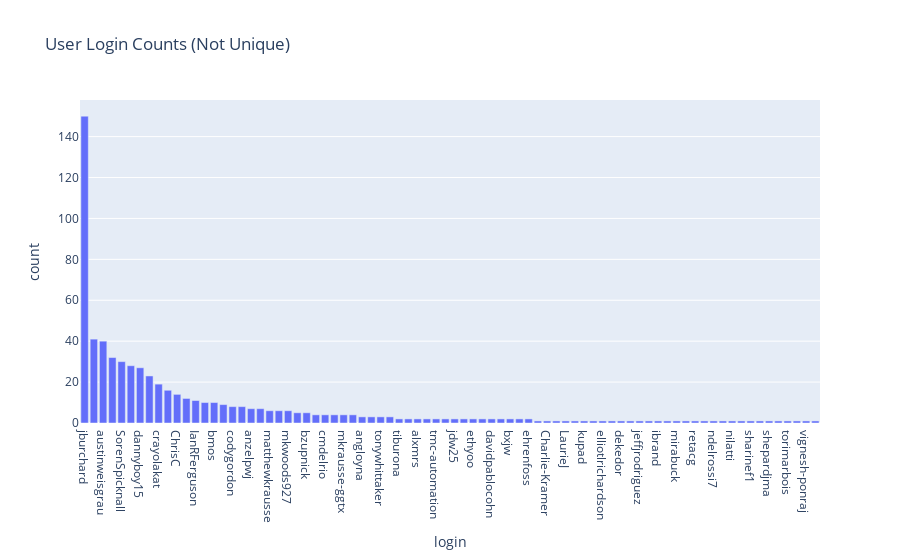

The code cell stored with this chart in its notebook:
### Markdown cell above
## Users: User Logins, Counts (Not Unique)

### Code cell
# Create a bar chart of the user login counts
users_counts = users.value_counts(subset=['login'])

users_counts = users_counts.reset_index()

users_counts.sort_values(by='count', ascending=False, inplace=True)

fig = px.bar(data_frame=users_counts, x='login', y='count', title='User Login Counts (Not Unique)')

fig.show()

### Figure 1 — Plotly figure (JSON) as saved in the notebook; plotly's stock layout.template omitted (floating-point values rounded to 4 significant figures)
{"data": [{"alignmentgroup": "True", "hovertemplate": "login=%{x}<br>count=%{y}<extra></extra>", "legendgroup": "", "marker": {"color": "#636efa", "pattern": {"shape": ""}}, "name": "", "offsetgroup": "", "orientation": "v", "showlegend": false, "textposition": "auto", "type": "bar", "x": ["jburchard", "shaunagm", "austinweisgrau", "ydamit", "SorenSpicknall", "rgriff23", "dannyboy15", "dependabot[bot]", "crayolakat", "schuyler1d", "ChrisC", "Jason94", "IanRFerguson", "KasiaHinkson", "bmos", "cmc333333", "codygordon", "sharinetmc", "anzelpwj", "talevy42", "matthewkrausse", "NirTatcher", "mkwoods927", "sjwmoveon", "bzupnick", "AndrewRook", "cmdelrio", "pjsier", "mkrausse-ggtx", "Tomiiwa", "angloyna", "technicalex", "tonywhittaker", "neverett", "tiburona", "shduttacheezit", "alxmrs", "agreenspan24", "tmc-automation", "salice", "jdw25", "joemcl", "ethyoo", "coreyhaines", "davidpablocohn", "gcollazo", "bxjw", "coastlines", "ehrenfoss", "0saurabh0", "Charlie-Kramer", "Frydafly", "LaurieJ", "lisamessier", "kupad", "joe-irving", "elliotlrichardson", "benstroud", "dekedor", "donsmithsf", "jeffjrodriguez", "graemelorimer", "ibrand", "jafayer", "mirabuck", "scmora", "retacg", "schlich", "ndelrossi7", "mroswell", "nilatti", "nmannes", "sharinef1", "thebbennett", "shepardjma", "strangeways", "torimarbois", "tracy-u", "vignesh-ponraj", "willyraedy"], "xaxis": "x", "y": [150, 41, 40, 32, 30, 28, 27, 23, 19, 16, 14, 12, 11, 10, 10, 9, 8, 8, 7, 7, 6, 6, 6, 5, 5, 4, 4, 4, 4, 4, 3, 3, 3, 3, 2, 2, 2, 2, 2, 2, 2, 2, 2, 2, 2, 2, 2, 2, 2, 1, 1, 1, 1, 1, 1, 1, 1, 1, 1, 1, 1, 1, 1, 1, 1, 1, 1, 1, 1, 1, 1, 1, 1, 1, 1, 1, 1, 1, 1, 1], "yaxis": "y"}], "layout": {"barmode": "relative", "legend": {"tracegroupgap": 0}, "title": {"text": "User Login Counts (Not Unique)"}, "xaxis": {"anchor": "y", "domain": [0, 1], "title": {"text": "login"}}, "yaxis": {"anchor": "x", "domain": [0, 1], "title": {"text": "count"}}}}
